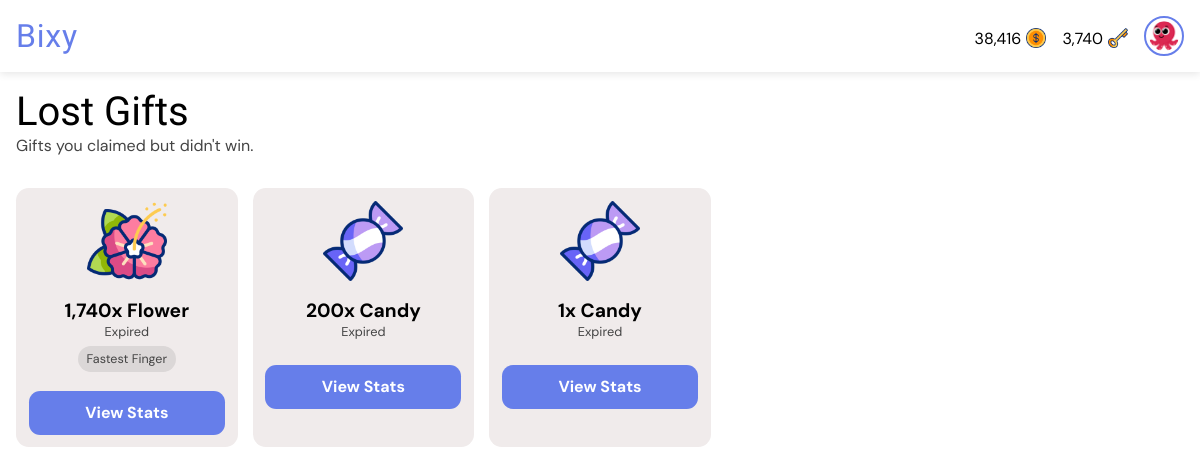
The app's page /gifts/lost/ (signed in) with its own data.
### giftapp/models.py (models this page shows, shortened)
class User(AbstractUser):
    gender = models.CharField(max_length=6, choices=GENDERS, default=GENDERS[0][0])
    is_verified = models.BooleanField(default=False, help_text="If the user's email address is verified or not.")
    email = models.EmailField(unique=True, blank=False, null=False)
    new_email = models.EmailField(unique=False, blank=True, null=True)
    coins = models.PositiveIntegerField(default=0)
    won_coins = models.PositiveIntegerField(default=0)
    keys = models.PositiveIntegerField(default=0)
    verify_code = models.CharField(max_length=255, null=True, blank=True)
    change_email_code = models.CharField(max_length=255, null=True, blank=True)
    profile_pic = models.ForeignKey(ProfilePicture, on_delete=models.SET_NULL, related_name='owners', null=True)
    deactivated_at = models.DateTimeField(null=True, blank=True)
    USERNAME_FIELD = "email"
    REQUIRED_FIELDS = ["username"]

class ProfilePicture(models.Model):
    name = models.CharField(max_length=50, null=False, blank=False)
    image = models.ImageField(null=False, blank=False, upload_to='profile_pics')

class GiftTransaction(models.Model):
    gifter = models.ForeignKey(User, on_delete=models.CASCADE, related_name="gifts_sent")
    recipient = models.ForeignKey(User, on_delete=models.CASCADE, related_name="gifts_received", null=True, blank=True)
    gift = models.ForeignKey(Gift, on_delete=models.CASCADE, related_name='transactions')
    quantity = models.PositiveIntegerField(default=1, help_text="Number of this gift to buy.")
    early_claim_fee = models.PositiveIntegerField(default=0, help_text="Number of keys paid to claim the gift early if not dropped. FF gifts cannot have early claim fee greater than 0.")
    claim_fee = models.PositiveIntegerField(default=0, help_text="Number of keys paid to claim the gift if dropped.")
    paid_users = models.ManyToManyField(User, related_name="paid_gifts", blank=True)
    message = models.CharField(max_length=255, blank=True)
    is_visible = models.BooleanField(default=True, help_text="If the actual gift is shown or hidden.")
    is_fastest_finger = models.BooleanField(default=False, help_text="If the gift is won by fastest finger only.")
    expire_rate = models.PositiveIntegerField(default=1, help_text="Number of hours before the gift expires (1 - 24). Must be greater than drop rate.")
    drop_rate = models.PositiveIntegerField(default=0, help_text="Number of hours before the gift drops (0 - 23).")
    expire_date = models.DateTimeField(default=timezone.now)
    drop_date = models.DateTimeField(default=timezone.now)
    created_at = models.DateTimeField(default=timezone.now)
    reveals = models.ManyToManyField(User, related_name="gift_reveals", blank=True)
    claimed_by = models.ForeignKey(
        User, null=True, blank=True, on_delete=models.SET_NULL, related_name="gifts_claimed"
    )
    def seconds_until_expire(self):
        delta = self.expire_date - timezone.now()
        return max(0, int(delta.total_seconds()))
    def seconds_until_drop(self):
        delta = self.drop_date - timezone.now()
        return max(0, int(delta.total_seconds()))
    def is_due_for_drop(self):
        return self.seconds_until_drop() <= 0
    def expire_bar_percent(self):
        return int((self.seconds_until_expire() / (self.expire_rate * 60 * 60)) * 100)

class Gift(models.Model):
    name = models.CharField(max_length=50, null=True, blank=True)
    cost = models.PositiveIntegerField(default=0)
    image = models.ImageField(null=True, blank=True, upload_to='gift_images')
    gif = models.FileField(null=True, blank=True, upload_to='gift_gifs')

### giftapp/views.py (the view)
# urls.py: path("gifts/lost/", views.lost_gifts, name="lost_gifts"),
@login_required
def lost_gifts(request):
    lost = GiftTransaction.objects.annotate(
        due_for_expire=ExpressionWrapper(
            Q(expire_date__lt=timezone.now()), output_field=BooleanField()
        ),
        seconds_before_drop=ExpressionWrapper(
            F("drop_date") - timezone.now(), output_field=DurationField()
        ),
        seconds_before_expire=ExpressionWrapper(
            F("expire_date") - timezone.now(), output_field=DurationField()
        )
    ).filter(reveals=request.user).exclude(recipient=request.user).exclude(gifter=request.user).all().order_by('seconds_before_drop', 'seconds_before_expire')
    context = {
        "gift_transactions": lost,
    }
    return render(request, "lost_gifts.html", context)

### templates/lost_gifts.html (shortened to what this page needs)
{% extends 'base.html' %}
{% load static %}
{% load humanize %}
{% load timefilters %}
{% block title %}
<link rel="stylesheet" href="{% static 'css/all_gifts.css' %}">
{% endblock %}
{% block body %}
<div class="heading">
    <h1>Lost Gifts</h1>
    <p>Gifts you claimed but didn't win.</p>
</div>
{% if gift_transactions|length > 0 %}
<div class="card-container">
    {% for gift_transaction in gift_transactions %}
    <div class="card">
        <div class="gift-image">
            {% if gift_transaction.is_visible or gift_transaction.is_due_for_expire %}
            <img src="{{ gift_transaction.gift.image.url }}" alt="Gift image">
            {% else %}
            <img src="{% static 'images/search.png' %}" alt="Gift image">
            {% endif %}
        </div>
        <div class="gift-info">
            {% if gift_transaction.is_visible or gift_transaction.is_due_for_expire %}
            <h1>{{ gift_transaction.quantity|intcomma }}x {{ gift_transaction.gift.name }}</h1>
            {% else %}
            <h1>Hidden Gift</h1>
            {% endif %}
            {% if not gift_transaction.due_for_expire %}
            {% if gift_transaction.drop_rate > 0 %}
            {% if gift_transaction.is_due_for_drop %}
            <p class="timer" id="{{ gift_transaction.id }}" data-prefix="Expires"
                data-seconds="{{ gift_transaction.seconds_until_expire }}">Expires in --:--:--:--</p>
            {% else %}
            <p class="timer" id="{{ gift_transaction.id }}" data-prefix="Drops"
                data-seconds="{{ gift_transaction.seconds_until_drop }}">Drops in --:--:--:--</p>
            {% endif %}
            {% else %}
            <p class="timer" id="{{ gift_transaction.id }}" data-prefix="Expires"
                data-seconds="{{ gift_transaction.seconds_until_expire }}">Expires in --:--:--:--</p>
            {% endif %}
            {% else %}
            <p>Expired</p>
            {% endif %}
            <div class="tags">
                {% if gift_transaction.is_fastest_finger %}
                <p class="tag">Fastest Finger</p>
                {% endif %}
            </div>
        </div>
        <a href="{% url 'view_gift_stats' gift_transaction.id %}">View Stats</a>
    </div>
    {% endfor %}
</div>
{% else %}
<div class="empty">
    <img src="{% static 'images/empty-box.png' %}" alt="No content image">
    <h1>Feels Empty Here.</h1>
    <a href="{% url 'lost_gifts' %}">Refresh</a>
</div>
{% endif %}
{% endblock %}

### templates/base.html (shortened to what this page needs)
<!DOCTYPE html>
<html lang="en">
<head>
    {% load static %}
    {% load humanize %}
    {% load timefilters %}
    {% block title %} {% endblock %}
</head>
<body>
    <nav class="navbar">
        <div class="logo-container" role="link" tabindex="0">
            <a href="{% url 'all_gifts' %}" class="logo-text">Bixy</a>
        </div>
        <div class="profile-section" id="profileSection">
            {% if user.is_authenticated %}
            <a href="{% url 'buy_coins' %}" style="text-decoration: none; color: black;">
                <div class="cost">
                    <p>{{ user.coins|intcomma }}</p>
                    <img src="{% static 'images/dollar.png' %}" alt="Gift image">
                </div>
            </a>
            <a href="{% url 'buy_coins' %}" style="text-decoration: none; color: black;">
                <div class="cost">
                    <p>{{ user.keys|intcomma }}</p>
                    <img src="{% static 'images/key.png' %}" alt="Gift image">
                </div>
            </a>
            <a href="{% url 'profile' %}">
                <img src="{{ user.profile_pic.image.url }}" alt="Profile picture" class="profile-pic" />
            </a>
            {% else %}
            <a href="{% url 'signin' %}" class="btn login">Login</a>
            <a href="{% url 'signup' %}" class="btn signup">Sign Up</a>
            {% endif %}
        </div>
    </nav>
    <main>
        <section>
            {% block body %} {% endblock %}
        </section>
    </main>
</body>
</html>

### static/css/all_gifts.css (style rules this page uses)
* { margin: 0; padding: 0; box-sizing: border-box; font-family: "DM Sans", sans-serif; font-optical-sizing: auto; font-style: normal; }
html { font-size: 16px; }
:root { --background-color: white; --text-color: black; --label-color: #555; --even-row-color: #f9f9f9; --input-background-color: white; --input-text-color: black; --input-border-color: #ccc; --sub-text-color: #444; --button-color: #667eea; --link-color: #667eea; --button-hover-color: #7f53d2; --card-background-color: rgb(240, 235, 235); --card-text-color: var(--text-color); --card-button-color: white; --tag-bg: #dbd7d7; --tag-text: black; --padding-value: 1rem; }
* { margin: 0; padding: 0; box-sizing: border-box; }
body { background-color: var(--background-color); }
.navbar { display: flex; justify-content: space-between; align-items: center; padding: 1rem var(--padding-value); background: var(--background-color); box-shadow: 0 2px 8px rgba(0, 0, 0, 0.1); position: fixed; top: 0; width: 100%; z-index: 100; }
.logo-container { display: flex; align-items: center; cursor: pointer; user-select: none; }
.logo-text { font-weight: 700; font-size: 2rem; color: var(--button-color); line-height: 1; letter-spacing: .05rem; font-family: "Passion One", sans-serif; font-weight: 400; font-style: normal; text-decoration: none; }
.profile-section { display: flex; align-items: center; gap: 1rem; }
.profile-pic { width: 40px; height: 40px; border-radius: 50%; object-fit: cover; cursor: pointer; border: 2px solid var(--button-color); transition: box-shadow 0.3s ease; padding: .2rem; display: block; }
main { margin-top: 4.5em; }
div.heading { padding: 1rem var(--padding-value); }
div.heading h1 { font-family: "Passion One", sans-serif; font-weight: 400; font-style: normal; text-decoration: none; font-size: 2.5rem; color: var(--text-color); }
div.heading p { color: var(--sub-text-color); }
div.card-container { display: flex; flex-wrap: wrap; gap: 15px; padding: 1rem var(--padding-value); }
div.card { background-color: var(--card-background-color); color: var(--card-text-color); display: flex; flex-direction: column; align-items: center; padding: 1em; font-size: .8rem; border-radius: 1em; width: calc((100% - 60px) / 5); }
div.card h1 { font-size: 1.2rem; }
div.gift-image img { width: 100%; height: 80px; }
div.gift-info { display: flex; flex-direction: column; align-items: center; padding: 1em; }
div.gift-info h1 { text-align: center; }
div.gift-info p { color: var(--sub-text-color); }
div.tags { display: flex; align-items: center; flex-wrap: wrap; gap: 8px; margin: .5em 0; }
p.tag { background-color: var(--tag-bg); color: var(--tag-text); padding: 5px 9px; border-radius: 15px; font-size: 12.5px; white-space: nowrap; }
div.card a { width: 100%; background-color: var(--link-color); color: var(--card-button-color); padding: .7rem; border: none; border-radius: .7em; font-size: 1rem; font-weight: bold; text-decoration: none; text-align: center; }
div.cost { display: flex; align-items: center; gap: 5px; justify-content: center; margin-top: .3rem; color: var(--text-color); }
div.cost img { width: 20px !important; height: 20px !important; }

### records on screen
User: coins "38,416", keys "3,740", profile_pic.image (picture)
GiftTransaction: gift.image (picture), quantity "1,740", gift.name "Flower", shows "Expired", is_fastest_finger "Fastest Finger"
GiftTransaction: gift.image (picture), quantity "200", gift.name "Candy", shows "Expired"
GiftTransaction: gift.image (picture), quantity "1", gift.name "Candy", shows "Expired"
